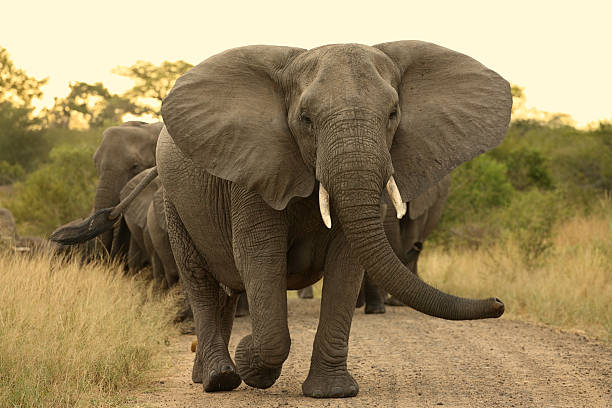
#> input picture SET-1/elephant.jpg, 612 x 408 px, found by its file name
$ python image_operations.py
#> lines starting #> are read from the running program, lines starting #| are printed output that depends on the picture
import cv2
import os

image_path =  r'd:\Image-and-Video-Processing-Lab\SET-1\elephant.jpg'
image = cv2.imread(image_path)
#> image is the input picture: shape (408, 612, 3); mean B, G, R 94.8, 132.8, 150.9

# a. Read an image
cv2.imshow("Original Image", image)

# b. Get image information
print("Image Shape:", image.shape)
#| Image Shape: (408, 612, 3)
print("Image Size (Bytes):", image.size)
#| Image Size (Bytes): 749088
print("Image Datatype:", image.dtype)
#| Image Datatype: uint8

# c. Find compression ratio
original_size = os.path.getsize(image_path)
compressed_path = 'compressed_image.jpg'
cv2.imwrite(compressed_path, image, [cv2.IMWRITE_JPEG_QUALITY, 50])
compressed_size = os.path.getsize(compressed_path)
compression_ratio = original_size / compressed_size
print(f"Compression Ratio: {compression_ratio:.2f}")

# d. Display negative of the image
negative = 255 - image
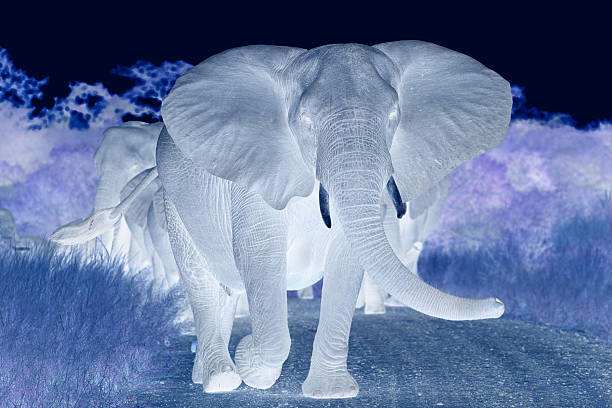
#> negative: shape (408, 612, 3); mean B, G, R 160.2, 122.2, 104.1
cv2.imshow("Negative Image", negative)

cv2.waitKey(0)
cv2.destroyAllWindows()

$ run again, with SET-1/QUESTIONS-SET-1.jpg copied over SET-1/elephant.jpg
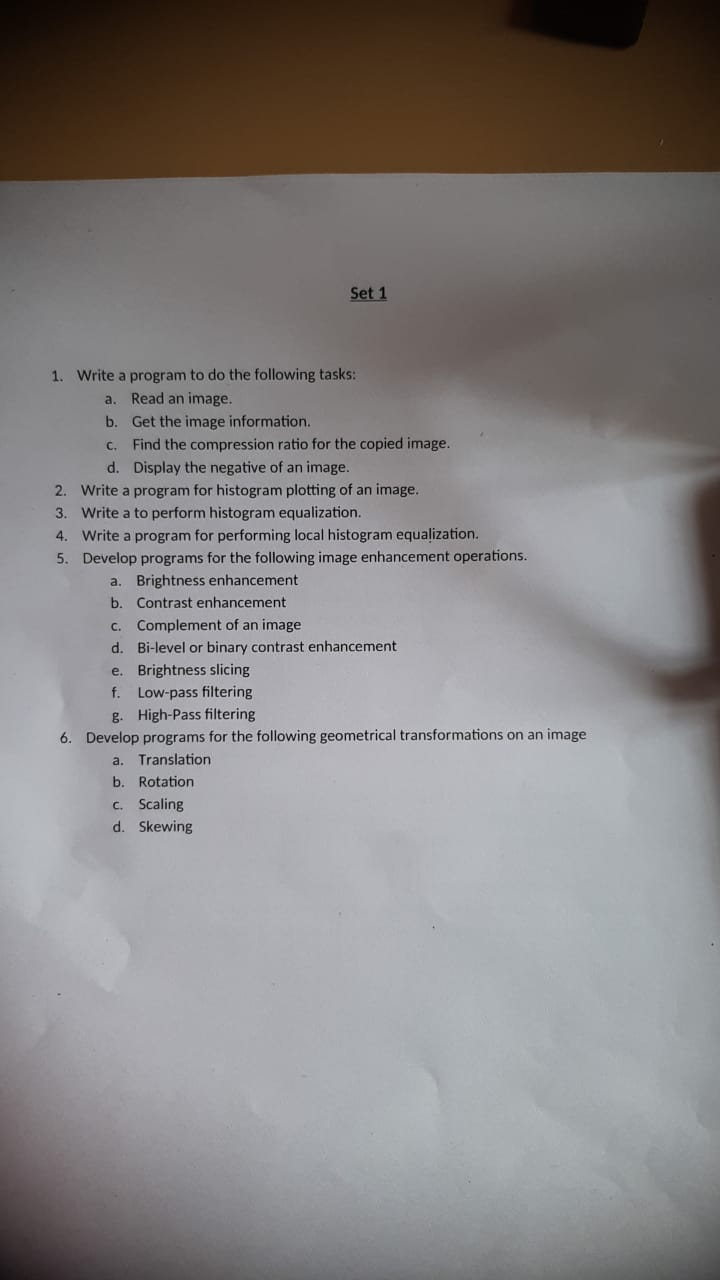
#> input picture SET-1/QUESTIONS-SET-1.jpg, 720 x 1280 px, found by its file name
#> image is the input picture: shape (1280, 720, 3); mean B, G, R 130.5, 130.7, 134.1
#| Image Shape: (1280, 720, 3)
#| Image Size (Bytes): 2764800
#| Image Datatype: uint8
#> `negative = 255 - image`:
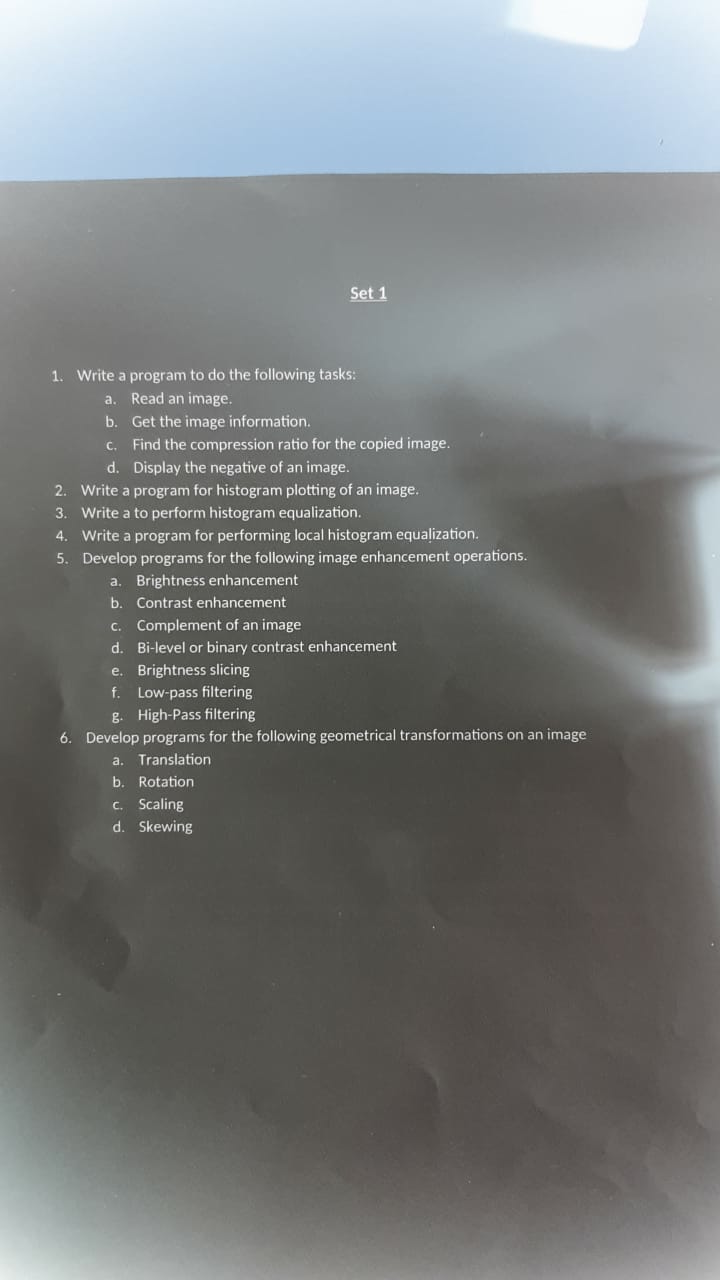
#> negative: shape (1280, 720, 3); mean B, G, R 124.5, 124.3, 120.9
